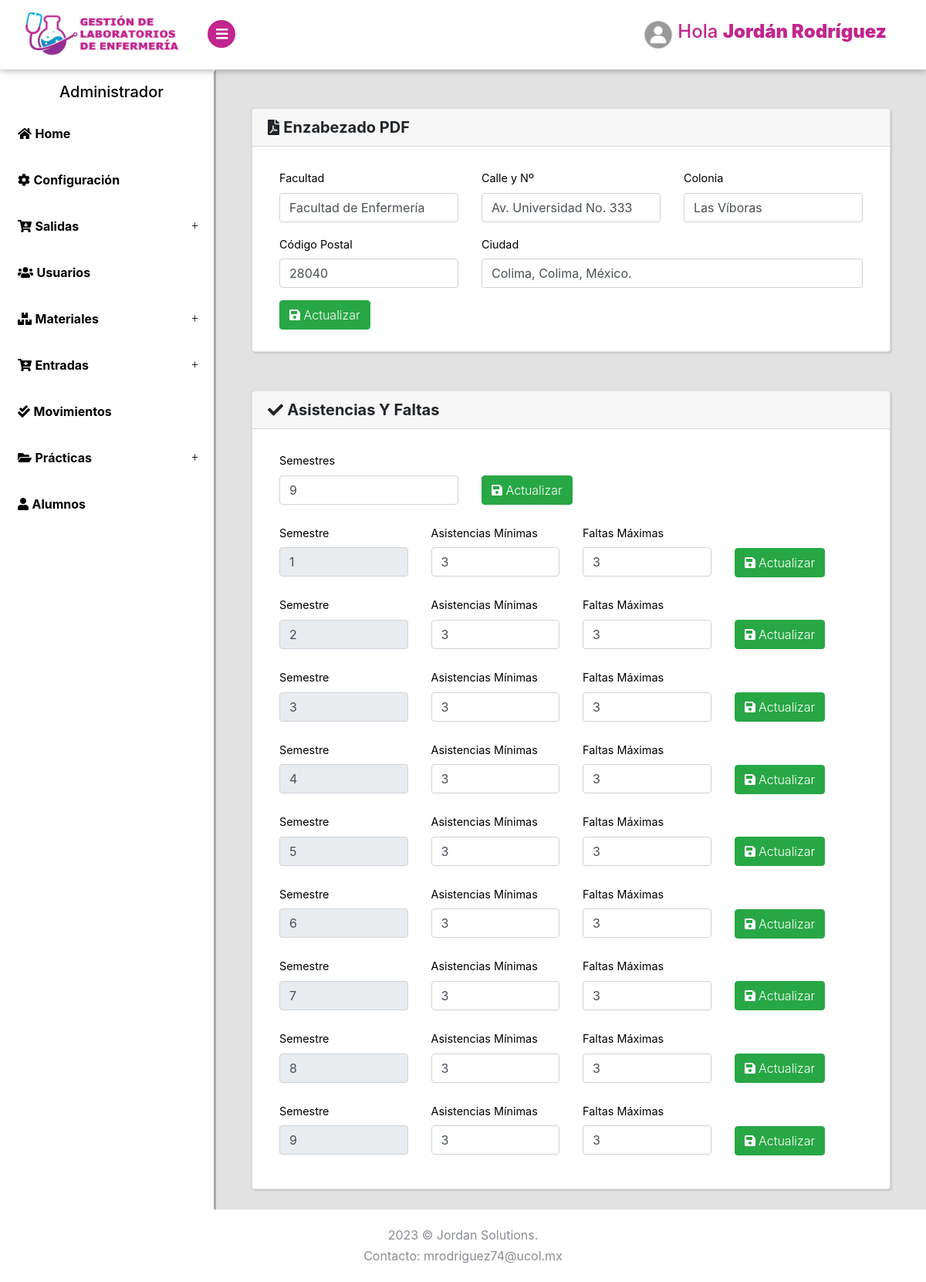
/Configuracion/Listar (signed in), run on the app's committed database.
### tables this page shows
CREATE TABLE `configuracion` (
  `id` int(11) NOT NULL,
  `facultad` varchar(200) NOT NULL,
  `calle` varchar(200) NOT NULL,
  `colonia` varchar(200) NOT NULL,
  `cp` int(11) NOT NULL,
  `ciudad` varchar(200) NOT NULL,
  `semestres` int(2) NOT NULL
);

CREATE TABLE `configsemestre` (
  `id` int(11) NOT NULL,
  `aminimas` int(2) NOT NULL,
  `fmaximas` int(2) NOT NULL
);

### Libraries/Core/Views.php (called while the page is built)
<?php
class Views{
    function getView($controller, $view, $alert="", $data1 = "", $data2 = "", $data3 = "", $data4 = "", $data5 = "")
    {
        $controller = get_class($controller);
        if ($controller == "Login") {
            $view = "Views/".$view.".php";
        }else{
            $view = "Views/" . $controller . "/" . $view . ".php";
        }
        require_once($view);
    }
}
?>

### Controller/Configuracion.php (called while the page is built, shortened)
<?php
class Configuracion extends Controllers{
    public function Listar()
    {
        $data1 = $this->model->selectConfiguracion();
        $data2 = $this->model->selectConfiguracionA();
        $this->views->getView($this, "Listar", "", $data1, $data2);
    }
}
?>

### index.php (called while the page is built, shortened)
<?php
require_once("Helpers/Helpers.php");
require_once("Libraries/Core/Load.php");
?>

### Helpers/Helpers.php (called while the page is built, shortened)
<?php
function base_url()
{
    return BASE_URL;
}
?>

### Libraries/Core/Mysql.php (called while the page is built, shortened)
<?php
class Mysql extends Conexion{
    private $conexion;
    function __construct()
    {
        $this->conexion = new Conexion();
        $this->conexion = $this->conexion->conect();
    }
    public function select(string $query){
        $this->strquery = $query;
        $result = $this->conexion->prepare($this->strquery);
        $result->execute();
        $data = $result->fetch(PDO::FETCH_ASSOC);
        return $data;
    }
    public function select_all(string $query){
        $this->strquery = $query;
        $result = $this->conexion->prepare($this->strquery);
        $result->execute();
        $data = $result->fetchall(PDO::FETCH_ASSOC);
        return $data;
    }
}
?>

### Libraries/Core/Conexion.php (called while the page is built)
<?php
class Conexion{
    private $conect;
    public function __construct()
    {
      $conexion = "mysql:host=".HOST.";dbname=".BD.";.CHARSET.";
      try {
          $this->conect = new PDO($conexion, DB_USER, PASS);
          $this->conect->setAttribute(PDO::ATTR_ERRMODE, PDO::ERRMODE_EXCEPTION);
      } catch (PDOException $e) {
          $this->conect = "Error en la conexion";
          echo "Error: " . $e->getMessage();
      }
    }
    public function conect()
    {
        return $this->conect;
    }
}
?>

### Models/ConfiguracionModel.php (called while the page is built, shortened)
<?php
class ConfiguracionModel extends Mysql{
    public function selectConfiguracion()
    {
        $sql = "SELECT * FROM configuracion";
        $res = $this->select($sql);
        return $res;
    }
    public function selectConfiguracionA()
    {
        $sql = "SELECT * FROM configsemestre";
        $res = $this->select_all($sql);
        return $res;
    }
}
?>

### Views/Configuracion/Listar.php (the view, shortened to what this page needs)
<?php if($_SESSION['rol'] <= 1){ ?>
<div class="page-content2">
    <section>
        <div class="card container-fluid2 text-center">
            <div class="card-header"><i class="fas fa-exclamation-circle"></i> ERROR</div>
            <div class="card-body">
                <img src="../Assets/img/unicornio.png" style="height: 400px; ">
                <h5 class="card-title">Error: No tienes acceso a esta página.</h5>
            </div>
            <div class="card-footer text-muted">
              <a href="<?php echo base_url() ?>Dashboard/Alumnos" class="btn btn-primary">Ir al inicio</a>
            </div>
        </div>
    </section>
</div>
<?php }  else { ?>
<div class="page-content">
    <section>
        <div class="card container-fluid2">
            <h5 class="card-header"><i class="fas fa-file-pdf"></i> <strong>Enzabezado PDF</strong></h5>
            <div class="card-body">
                <div class="container-fluid ">
                    <div class="row">
                        <div class="col-lg-12 mt-2">
                            <form action="<?php echo base_url(); ?>/Configuracion/actualizar" method="post">
                                <div class="row">
                                    <div class="col-lg-4">
                                        <div class="form-group">
                                            <label for="facultad">Facultad</label>
                                            <input id="facultad" class="form-control" type="text" name="facultad" value="<?php echo $data1['facultad']; ?>">
                                        </div>
                                    </div>
                                    <div class="col-lg-4">
                                        <div class="form-group">
                                            <label for="calle">Calle y Nº</label>
                                            <input id="calle" class="form-control" type="text" name="calle" value="<?php echo $data1['calle']; ?>">
                                        </div>
                                    </div>
                                    <div class="col-lg-4">
                                        <div class="form-group">
                                            <label for="colonia">Colonia</label>
                                            <input id="colonia" class="form-control" type="text" name="colonia" value="<?php echo $data1['colonia']; ?>">
                                        </div>
                                    </div>
                                    <div class="col-lg-4">
                                        <div class="form-group">
                                            <label for="cp">Código Postal</label>
                                            <input id="cp" class="form-control" type="number" name="cp" value="<?php echo $data1['cp']; ?>">
                                        </div>
                                    </div>
                                    <div class="col-lg-8">
                                        <div class="form-group">
                                            <label for="ciudad">Ciudad</label>
                                            <input id="ciudad" class="form-control" type="text" name="ciudad" value="<?php echo $data1['ciudad']; ?>">
                                        </div>
                                    </div>
                                </div>
                                <div class="row">
                                    <div class="col-lg-8 mb-2">
                                        <button class="btn btn-success" type="submit"><i class="fas fa-save"></i> Actualizar</button>
                                    </div>
                                    <div class="col-lg-4">
                                    </div>
                                </div>
                            </form>
                        </div>
                    </div>
                </div>
            </div>
        </div>
        <div class="card container-fluid2">
            <h5 class="card-header"><i class="fas fa-check"></i> <strong>Asistencias Y Faltas</strong></h5>
            <div class="card-body">
                <div class="container-fluid ">
                    <div class="row">
                        <div class="col-lg-12 mt-2">
                            <form action="<?php echo base_url(); ?>/Configuracion/actualizarA" method="post">
                                <div class="row">
                                    <div class="col-lg-4 mb-2">
                                        <div class="form-group">
                                            <label for="semestres">Semestres</label>
                                            <input id="semestres" min="1" class="form-control" type="number" name="semestres" value="<?php echo $data1['semestres']; ?>">
                                        </div>
                                    </div>
                                    <div class="col-lg-4 mb-2">
                                        <br>
                                        <button class="btn btn-success" style="margin-top: 8px;" type="submit"><i class="fas fa-save"></i> Actualizar</button>
                                    </div>
                                    <div class="col-lg-4">
                                    </div>
                                </div>
                            </form>
                            <?php foreach ($data2 as $da) { ?>
                                <form action="<?php echo base_url(); ?>/Configuracion/ActSemestre" method="post">
                                    <div class="row">
                                        <div class="col-lg-3 mb-2">
                                            <div class="form-group">
                                                <label for="semestre">Semestre</label>
                                                <input id="semestre" class="form-control" type="number" name="semestre" value="<?php echo $da['id']; ?>" disabled>
                                            </div>
                                        </div>
                                        <div class="col-lg-3 mb-2">
                                            <div class="form-group">
                                                <label for="aminimas">Asistencias Mínimas</label>
                                                <input id="aminimas" min="0" class="form-control" type="number" name="aminimas" value="<?php echo $da['aminimas']; ?>">
                                            </div>
                                        </div>
                                        <div class="col-lg-3 mb-2">
                                            <div class="form-group">
                                                <label for="fmaximas">Faltas Máximas</label>
                                                <input id="fmaximas" min="0" class="form-control" type="number" name="fmaximas" value="<?php echo $da['fmaximas']; ?>">
                                            </div>
                                        </div>
                                        <div class="col-lg-3 mb-2">
                                            <br>
                                            <button class="btn btn-success" style="margin-top: 8px;" type="submit"><i class="fas fa-save"></i> Actualizar</button>
                                        </div>
                                    </div>
                                </form>
                            <?php } ?>
                        </div>
                    </div>
                </div>
            </div>
        </div>
    </section>
</div>
<?php } ?>

### Assets/css/style.default.css (style rules this page uses)
:root { --blue: #15c2e9; --graylight: #e2e2e2; --grayheader: #F7F7F7; --lavanda: #c2258e; --black: #000; --white: #fff; }
body { position: relative; }
section { padding: 0 1rem; }
button { cursor: pointer; }
i, span, strong { display: inline-block; }
input { outline: none; }
.card { margin-bottom: 30px; -webkit-box-shadow: 2px 2px 2px rgba(0, 0, 0, 0.1), -1px 0 2px rgba(0, 0, 0, 0.05); box-shadow: 2px 2px 2px rgba(0, 0, 0, 0.1), -1px 0 2px rgba(0, 0, 0, 0.05); }
.page-content { position: relative; background: var(--graylight); min-height: 100vh; width: calc(100% - 280px); padding: 0; padding-bottom: 70px; }
.form-control { height: calc(2.4rem + 2px); border: 1px solid #444951; background: transparent; border-radius: 0; color: #979a9f; padding: 0.45rem 0.75rem; }
.form-control:disabled, .form-control[readonly] { background: #444951; }
button, input[type="submit"] { cursor: pointer; font-family: inherit; font-weight: 300 !important; }
form label { font-size: 0.9rem; color: var(--black); }
.btn { font-weight: 400; border: 1px solid transparent; padding: 0.45rem 0.75rem; font-size: 1rem; line-height: 1.5; border-radius: 0.25rem; -webkit-transition: color 0.15s ease-in-out, background-color 0.15s ease-in-out, border-color 0.15s ease-in-out, -webkit-box-shadow 0.15s ease-in-out; transition: color 0.15s ease-in-out, background-color 0.15s ease-in-out, border-color 0.15s ease-in-out, -webkit-box-shadow 0.15s ease-in-out; transition: color 0.15s ease-in-out, background-color 0.15s ease-in-out, border-color 0.15s ease-in-out, box-shadow 0.15s ease-in-out; transition: color 0.15s ease-in-out, background-color 0.15s ease-in-out, border-color 0.15s ease-in-out, box-shadow 0.15s ease-in-out, -webkit-box-shadow 0.15s ease-in-out; }
.btn-success { color: color-yiq(#28a745); background-color: #28a745; border-color: #28a745; }
body { font-family: "Muli", sans-serif; font-size: 1rem; font-weight: 400; line-height: 1.5; color: #8a8d93; background-color: #fff; }
h1, h2, h3, h4, h5, h6, .h1, .h2, .h3, .h4, .h5, .h6 { margin-bottom: 0.5rem; font-family: inherit; font-weight: 700; line-height: 1.2; color: inherit; }
h5, .h5 { font-size: 1.1rem; }
.card { background-color: #2d3035; border: 1px solid #34373d; border-radius: 0; }
.card-body { padding: 1.25rem; }
.card-header { padding: 0.75rem 1.25rem; background-color: rgba(0, 0, 0, 0.03); border-bottom: 1px solid #34373d; }
.card-header:first-child { border-radius: 0 0 0 0; }
.container-fluid2 { margin: 50px 30px; }

### data on the page
configuracion: facultad "Facultad de Enfermería", calle "Av. Universidad No. 333", colonia "Las Víboras", cp "28040", ciudad "Colima, Colima, México.", semestres "9"
configsemestre: semestre "1", aminimas "3", fmaximas "3"
configsemestre: semestre "2", aminimas "3", fmaximas "3"
configsemestre: semestre "3", aminimas "3", fmaximas "3"
configsemestre: semestre "4", aminimas "3", fmaximas "3"
configsemestre: semestre "5", aminimas "3", fmaximas "3"
configsemestre: semestre "6", aminimas "3", fmaximas "3"
configsemestre: semestre "7", aminimas "3", fmaximas "3"
configsemestre: semestre "8", aminimas "3", fmaximas "3"
configsemestre: semestre "9", aminimas "3", fmaximas "3"

### other printed values
$_SESSION['nombre'] "Jordán Rodríguez"
